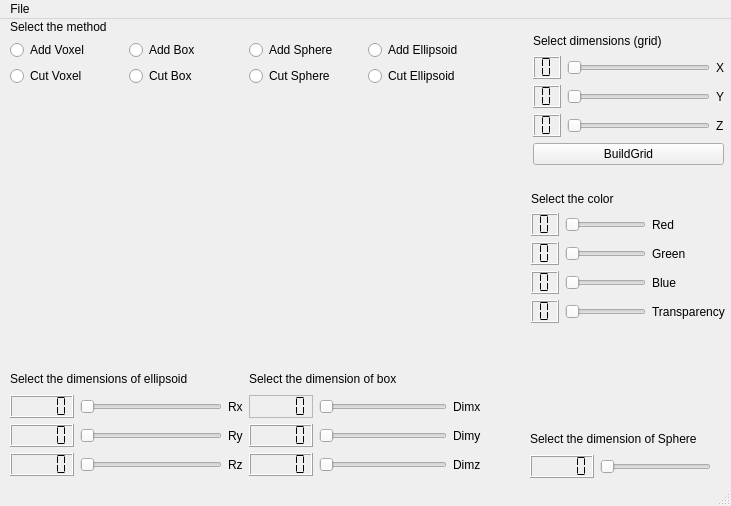
<?xml version="1.0" encoding="UTF-8"?>
<ui version="4.0">
 <class>MainWindow</class>
 <widget class="QMainWindow" name="MainWindow">
  <property name="geometry">
   <rect>
    <x>0</x>
    <y>0</y>
    <width>731</width>
    <height>506</height>
   </rect>
  </property>
  <property name="windowTitle">
   <string>MainWindow</string>
  </property>
  <widget class="QWidget" name="centralwidget">
   <widget class="Plotter" name="widget" native="true">
    <property name="geometry">
     <rect>
      <x>50</x>
      <y>80</y>
      <width>261</width>
      <height>261</height>
     </rect>
    </property>
    <property name="cursor">
     <cursorShape>PointingHandCursor</cursorShape>
    </property>
   </widget>
   <widget class="QWidget" name="layoutWidget">
    <property name="geometry">
     <rect>
      <x>10</x>
      <y>350</y>
      <width>471</width>
      <height>107</height>
     </rect>
    </property>
    <layout class="QGridLayout" name="gridLayout_6" rowminimumheight="0,0">
     <item row="1" column="1">
      <layout class="QGridLayout" name="gridLayout_2">
       <item row="2" column="1">
        <widget class="QSlider" name="horizontalSlider_7">
         <property name="cursor">
          <cursorShape>PointingHandCursor</cursorShape>
         </property>
         <property name="maximum">
          <number>100</number>
         </property>
         <property name="orientation">
          <enum>Qt::Horizontal</enum>
         </property>
        </widget>
       </item>
       <item row="1" column="0">
        <widget class="QLCDNumber" name="lcdNumber_13">
         <property name="cursor">
          <cursorShape>ArrowCursor</cursorShape>
         </property>
         <property name="segmentStyle">
          <enum>QLCDNumber::Flat</enum>
         </property>
        </widget>
       </item>
       <item row="0" column="0">
        <widget class="QLCDNumber" name="lcdNumber_11">
         <property name="cursor">
          <cursorShape>ArrowCursor</cursorShape>
         </property>
         <property name="frameShadow">
          <enum>QFrame::Sunken</enum>
         </property>
         <property name="lineWidth">
          <number>0</number>
         </property>
         <property name="midLineWidth">
          <number>1</number>
         </property>
         <property name="segmentStyle">
          <enum>QLCDNumber::Flat</enum>
         </property>
        </widget>
       </item>
       <item row="2" column="0">
        <widget class="QLCDNumber" name="lcdNumber_12">
         <property name="cursor">
          <cursorShape>ArrowCursor</cursorShape>
         </property>
         <property name="segmentStyle">
          <enum>QLCDNumber::Flat</enum>
         </property>
        </widget>
       </item>
       <item row="0" column="1">
        <widget class="QSlider" name="horizontalSlider_8">
         <property name="cursor">
          <cursorShape>PointingHandCursor</cursorShape>
         </property>
         <property name="maximum">
          <number>100</number>
         </property>
         <property name="orientation">
          <enum>Qt::Horizontal</enum>
         </property>
        </widget>
       </item>
       <item row="1" column="1">
        <widget class="QSlider" name="horizontalSlider_9">
         <property name="cursor">
          <cursorShape>PointingHandCursor</cursorShape>
         </property>
         <property name="maximum">
          <number>100</number>
         </property>
         <property name="orientation">
          <enum>Qt::Horizontal</enum>
         </property>
        </widget>
       </item>
       <item row="0" column="2">
        <widget class="QLabel" name="label_12">
         <property name="text">
          <string>Dimx</string>
         </property>
        </widget>
       </item>
       <item row="1" column="2">
        <widget class="QLabel" name="label_16">
         <property name="text">
          <string>Dimy</string>
         </property>
        </widget>
       </item>
       <item row="2" column="2">
        <widget class="QLabel" name="label_15">
         <property name="text">
          <string>Dimz</string>
         </property>
        </widget>
       </item>
      </layout>
     </item>
     <item row="1" column="0">
      <layout class="QGridLayout" name="gridLayout_3">
       <item row="1" column="0">
        <widget class="QLCDNumber" name="lcdNumber_10">
         <property name="cursor">
          <cursorShape>ArrowCursor</cursorShape>
         </property>
         <property name="segmentStyle">
          <enum>QLCDNumber::Flat</enum>
         </property>
        </widget>
       </item>
       <item row="2" column="0">
        <widget class="QLCDNumber" name="lcdNumber_9">
         <property name="cursor">
          <cursorShape>ArrowCursor</cursorShape>
         </property>
         <property name="segmentStyle">
          <enum>QLCDNumber::Flat</enum>
         </property>
        </widget>
       </item>
       <item row="0" column="1">
        <widget class="QSlider" name="horizontalSlider_11">
         <property name="cursor">
          <cursorShape>PointingHandCursor</cursorShape>
         </property>
         <property name="maximum">
          <number>100</number>
         </property>
         <property name="orientation">
          <enum>Qt::Horizontal</enum>
         </property>
        </widget>
       </item>
       <item row="2" column="1">
        <widget class="QSlider" name="horizontalSlider_13">
         <property name="cursor">
          <cursorShape>PointingHandCursor</cursorShape>
         </property>
         <property name="maximum">
          <number>100</number>
         </property>
         <property name="orientation">
          <enum>Qt::Horizontal</enum>
         </property>
        </widget>
       </item>
       <item row="0" column="0">
        <widget class="QLCDNumber" name="lcdNumber_8">
         <property name="cursor">
          <cursorShape>ArrowCursor</cursorShape>
         </property>
         <property name="segmentStyle">
          <enum>QLCDNumber::Flat</enum>
         </property>
        </widget>
       </item>
       <item row="1" column="1">
        <widget class="QSlider" name="horizontalSlider_12">
         <property name="cursor">
          <cursorShape>PointingHandCursor</cursorShape>
         </property>
         <property name="maximum">
          <number>100</number>
         </property>
         <property name="orientation">
          <enum>Qt::Horizontal</enum>
         </property>
        </widget>
       </item>
       <item row="0" column="2">
        <widget class="QLabel" name="label_7">
         <property name="text">
          <string>Rx</string>
         </property>
        </widget>
       </item>
       <item row="1" column="2">
        <widget class="QLabel" name="label_8">
         <property name="text">
          <string>Ry</string>
         </property>
        </widget>
       </item>
       <item row="2" column="2">
        <widget class="QLabel" name="label_11">
         <property name="text">
          <string>Rz</string>
         </property>
        </widget>
       </item>
      </layout>
     </item>
     <item row="0" column="0">
      <widget class="QLabel" name="label_3">
       <property name="text">
        <string>Select the dimensions of ellipsoid</string>
       </property>
      </widget>
     </item>
     <item row="0" column="1">
      <widget class="QLabel" name="label_4">
       <property name="text">
        <string>Select the dimension of box</string>
       </property>
      </widget>
     </item>
    </layout>
   </widget>
   <widget class="QWidget" name="layoutWidget">
    <property name="geometry">
     <rect>
      <x>530</x>
      <y>410</y>
      <width>181</width>
      <height>49</height>
     </rect>
    </property>
    <layout class="QGridLayout" name="gridLayout_7">
     <item row="1" column="0">
      <layout class="QGridLayout" name="gridLayout_5">
       <item row="0" column="0">
        <widget class="QLCDNumber" name="lcdNumber_14">
         <property name="cursor">
          <cursorShape>ArrowCursor</cursorShape>
         </property>
         <property name="segmentStyle">
          <enum>QLCDNumber::Flat</enum>
         </property>
        </widget>
       </item>
       <item row="0" column="1">
        <widget class="QSlider" name="horizontalSlider_10">
         <property name="cursor">
          <cursorShape>PointingHandCursor</cursorShape>
         </property>
         <property name="maximum">
          <number>100</number>
         </property>
         <property name="orientation">
          <enum>Qt::Horizontal</enum>
         </property>
        </widget>
       </item>
      </layout>
     </item>
     <item row="0" column="0">
      <widget class="QLabel" name="label_2">
       <property name="text">
        <string>Select the dimension of Sphere</string>
       </property>
      </widget>
     </item>
    </layout>
   </widget>
   <widget class="QLabel" name="label_9">
    <property name="geometry">
     <rect>
      <x>260</x>
      <y>460</y>
      <width>13</width>
      <height>23</height>
     </rect>
    </property>
    <property name="text">
     <string>Rx</string>
    </property>
   </widget>
   <widget class="QLabel" name="label_10">
    <property name="geometry">
     <rect>
      <x>240</x>
      <y>460</y>
      <width>13</width>
      <height>23</height>
     </rect>
    </property>
    <property name="text">
     <string>Rx</string>
    </property>
   </widget>
   <widget class="QLabel" name="label_13">
    <property name="geometry">
     <rect>
      <x>250</x>
      <y>459</y>
      <width>13</width>
      <height>23</height>
     </rect>
    </property>
    <property name="text">
     <string>Ry</string>
    </property>
   </widget>
   <widget class="QLabel" name="label_14">
    <property name="geometry">
     <rect>
      <x>250</x>
      <y>488</y>
      <width>13</width>
      <height>23</height>
     </rect>
    </property>
    <property name="text">
     <string>Rz</string>
    </property>
   </widget>
   <widget class="QLabel" name="label_17">
    <property name="geometry">
     <rect>
      <x>480</x>
      <y>458</y>
      <width>13</width>
      <height>23</height>
     </rect>
    </property>
    <property name="text">
     <string>Rz</string>
    </property>
   </widget>
   <widget class="QWidget" name="">
    <property name="geometry">
     <rect>
      <x>10</x>
      <y>0</y>
      <width>471</width>
      <height>67</height>
     </rect>
    </property>
    <layout class="QVBoxLayout" name="verticalLayout_4">
     <item>
      <widget class="QLabel" name="label_6">
       <property name="text">
        <string>Select the method</string>
       </property>
      </widget>
     </item>
     <item>
      <layout class="QVBoxLayout" name="verticalLayout">
       <item>
        <layout class="QHBoxLayout" name="horizontalLayout">
         <item>
          <widget class="QRadioButton" name="RadioButton">
           <property name="text">
            <string>Add Voxel</string>
           </property>
          </widget>
         </item>
         <item>
          <widget class="QRadioButton" name="radioButton_3">
           <property name="text">
            <string>Add Box</string>
           </property>
          </widget>
         </item>
         <item>
          <widget class="QRadioButton" name="radioButton_6">
           <property name="text">
            <string>Add Sphere</string>
           </property>
          </widget>
         </item>
         <item>
          <widget class="QRadioButton" name="radioButton_4">
           <property name="text">
            <string>Add Ellipsoid</string>
           </property>
          </widget>
         </item>
        </layout>
       </item>
       <item>
        <layout class="QHBoxLayout" name="horizontalLayout_2">
         <item>
          <widget class="QRadioButton" name="radioButton_7">
           <property name="text">
            <string>Cut Voxel</string>
           </property>
          </widget>
         </item>
         <item>
          <widget class="QRadioButton" name="radioButton_8">
           <property name="text">
            <string>Cut Box</string>
           </property>
          </widget>
         </item>
         <item>
          <widget class="QRadioButton" name="radioButton_5">
           <property name="text">
            <string>Cut Sphere</string>
           </property>
          </widget>
         </item>
         <item>
          <widget class="QRadioButton" name="radioButton_2">
           <property name="text">
            <string>Cut Ellipsoid</string>
           </property>
          </widget>
         </item>
        </layout>
       </item>
      </layout>
     </item>
    </layout>
   </widget>
   <widget class="QWidget" name="">
    <property name="geometry">
     <rect>
      <x>531</x>
      <y>171</y>
      <width>194</width>
      <height>133</height>
     </rect>
    </property>
    <layout class="QVBoxLayout" name="verticalLayout_2">
     <item>
      <widget class="QLabel" name="label">
       <property name="text">
        <string>Select the color </string>
       </property>
      </widget>
     </item>
     <item>
      <layout class="QGridLayout" name="gridLayout">
       <item row="0" column="0">
        <widget class="QLCDNumber" name="lcdNumber_4">
         <property name="focusPolicy">
          <enum>Qt::NoFocus</enum>
         </property>
         <property name="layoutDirection">
          <enum>Qt::LeftToRight</enum>
         </property>
         <property name="autoFillBackground">
          <bool>true</bool>
         </property>
         <property name="frameShape">
          <enum>QFrame::Box</enum>
         </property>
         <property name="frameShadow">
          <enum>QFrame::Raised</enum>
         </property>
         <property name="lineWidth">
          <number>1</number>
         </property>
         <property name="midLineWidth">
          <number>0</number>
         </property>
         <property name="smallDecimalPoint">
          <bool>false</bool>
         </property>
         <property name="digitCount">
          <number>1</number>
         </property>
         <property name="segmentStyle">
          <enum>QLCDNumber::Flat</enum>
         </property>
        </widget>
       </item>
       <item row="0" column="1">
        <widget class="QSlider" name="horizontalSliderColorRed_4">
         <property name="enabled">
          <bool>true</bool>
         </property>
         <property name="cursor">
          <cursorShape>PointingHandCursor</cursorShape>
         </property>
         <property name="maximum">
          <number>255</number>
         </property>
         <property name="orientation">
          <enum>Qt::Horizontal</enum>
         </property>
        </widget>
       </item>
       <item row="0" column="2">
        <widget class="QLabel" name="label_18">
         <property name="text">
          <string>Red</string>
         </property>
        </widget>
       </item>
       <item row="1" column="0">
        <widget class="QLCDNumber" name="lcdNumber_6">
         <property name="cursor">
          <cursorShape>ArrowCursor</cursorShape>
         </property>
         <property name="digitCount">
          <number>1</number>
         </property>
         <property name="segmentStyle">
          <enum>QLCDNumber::Flat</enum>
         </property>
        </widget>
       </item>
       <item row="1" column="1">
        <widget class="QSlider" name="horizontalSliderColorGreen_5">
         <property name="cursor">
          <cursorShape>PointingHandCursor</cursorShape>
         </property>
         <property name="maximum">
          <number>255</number>
         </property>
         <property name="orientation">
          <enum>Qt::Horizontal</enum>
         </property>
        </widget>
       </item>
       <item row="1" column="2">
        <widget class="QLabel" name="label_19">
         <property name="text">
          <string>Green</string>
         </property>
        </widget>
       </item>
       <item row="2" column="0">
        <widget class="QLCDNumber" name="lcdNumber_5">
         <property name="cursor">
          <cursorShape>ArrowCursor</cursorShape>
         </property>
         <property name="smallDecimalPoint">
          <bool>false</bool>
         </property>
         <property name="digitCount">
          <number>1</number>
         </property>
         <property name="segmentStyle">
          <enum>QLCDNumber::Flat</enum>
         </property>
        </widget>
       </item>
       <item row="2" column="1">
        <widget class="QSlider" name="horizontalSliderColorBlue_6">
         <property name="cursor">
          <cursorShape>PointingHandCursor</cursorShape>
         </property>
         <property name="maximum">
          <number>255</number>
         </property>
         <property name="orientation">
          <enum>Qt::Horizontal</enum>
         </property>
        </widget>
       </item>
       <item row="2" column="2">
        <widget class="QLabel" name="label_20">
         <property name="text">
          <string>Blue</string>
         </property>
        </widget>
       </item>
       <item row="3" column="0">
        <widget class="QLCDNumber" name="lcdNumber_7">
         <property name="cursor">
          <cursorShape>ArrowCursor</cursorShape>
         </property>
         <property name="digitCount">
          <number>1</number>
         </property>
         <property name="segmentStyle">
          <enum>QLCDNumber::Flat</enum>
         </property>
        </widget>
       </item>
       <item row="3" column="1">
        <widget class="QSlider" name="horizontalSliderColorA_7">
         <property name="cursor">
          <cursorShape>PointingHandCursor</cursorShape>
         </property>
         <property name="maximum">
          <number>255</number>
         </property>
         <property name="orientation">
          <enum>Qt::Horizontal</enum>
         </property>
        </widget>
       </item>
       <item row="3" column="2">
        <widget class="QLabel" name="label_21">
         <property name="text">
          <string>Transparency</string>
         </property>
        </widget>
       </item>
      </layout>
     </item>
    </layout>
   </widget>
   <widget class="QWidget" name="">
    <property name="geometry">
     <rect>
      <x>533</x>
      <y>13</y>
      <width>191</width>
      <height>133</height>
     </rect>
    </property>
    <layout class="QVBoxLayout" name="verticalLayout_3">
     <item>
      <widget class="QLabel" name="label_5">
       <property name="text">
        <string>Select dimensions (grid)</string>
       </property>
      </widget>
     </item>
     <item>
      <layout class="QGridLayout" name="gridLayout_4">
       <item row="0" column="0">
        <widget class="QLCDNumber" name="lcdNumber_3">
         <property name="digitCount">
          <number>1</number>
         </property>
         <property name="segmentStyle">
          <enum>QLCDNumber::Flat</enum>
         </property>
        </widget>
       </item>
       <item row="0" column="1">
        <widget class="QSlider" name="horizontalSliderX">
         <property name="cursor">
          <cursorShape>PointingHandCursor</cursorShape>
         </property>
         <property name="maximum">
          <number>100</number>
         </property>
         <property name="orientation">
          <enum>Qt::Horizontal</enum>
         </property>
        </widget>
       </item>
       <item row="0" column="2">
        <widget class="QLabel" name="label_22">
         <property name="text">
          <string>X</string>
         </property>
        </widget>
       </item>
       <item row="1" column="0">
        <widget class="QLCDNumber" name="lcdNumber_2">
         <property name="digitCount">
          <number>1</number>
         </property>
         <property name="segmentStyle">
          <enum>QLCDNumber::Flat</enum>
         </property>
        </widget>
       </item>
       <item row="1" column="1">
        <widget class="QSlider" name="horizontalSliderY">
         <property name="cursor">
          <cursorShape>PointingHandCursor</cursorShape>
         </property>
         <property name="maximum">
          <number>100</number>
         </property>
         <property name="orientation">
          <enum>Qt::Horizontal</enum>
         </property>
        </widget>
       </item>
       <item row="1" column="2">
        <widget class="QLabel" name="label_23">
         <property name="text">
          <string>Y</string>
         </property>
        </widget>
       </item>
       <item row="2" column="0">
        <widget class="QLCDNumber" name="lcdNumber">
         <property name="sizePolicy">
          <sizepolicy hsizetype="Minimum" vsizetype="Minimum">
           <horstretch>0</horstretch>
           <verstretch>0</verstretch>
          </sizepolicy>
         </property>
         <property name="toolTip">
          <string/>
         </property>
         <property name="lineWidth">
          <number>1</number>
         </property>
         <property name="digitCount">
          <number>1</number>
         </property>
         <property name="segmentStyle">
          <enum>QLCDNumber::Flat</enum>
         </property>
         <property name="value" stdset="0">
          <double>0.000000000000000</double>
         </property>
        </widget>
       </item>
       <item row="2" column="1">
        <widget class="QSlider" name="horizontalSlider_3">
         <property name="cursor">
          <cursorShape>PointingHandCursor</cursorShape>
         </property>
         <property name="maximum">
          <number>100</number>
         </property>
         <property name="orientation">
          <enum>Qt::Horizontal</enum>
         </property>
        </widget>
       </item>
       <item row="2" column="2">
        <widget class="QLabel" name="label_24">
         <property name="text">
          <string>Z</string>
         </property>
        </widget>
       </item>
      </layout>
     </item>
     <item>
      <widget class="QPushButton" name="pushButton">
       <property name="text">
        <string>BuildGrid</string>
       </property>
      </widget>
     </item>
    </layout>
   </widget>
  </widget>
  <widget class="QMenuBar" name="menubar">
   <property name="geometry">
    <rect>
     <x>0</x>
     <y>0</y>
     <width>731</width>
     <height>21</height>
    </rect>
   </property>
   <widget class="QMenu" name="menuFile">
    <property name="title">
     <string>File</string>
    </property>
    <addaction name="actionSave"/>
   </widget>
   <addaction name="menuFile"/>
  </widget>
  <widget class="QStatusBar" name="statusbar"/>
  <action name="actionSave">
   <property name="text">
    <string>Save OFF file</string>
   </property>
  </action>
 </widget>
 <customwidgets>
  <customwidget>
   <class>Plotter</class>
   <extends>QWidget</extends>
   <header>plotter.h</header>
   <container>1</container>
   <slots>
    <slot>setX(int)</slot>
    <slot>setY(int)</slot>
    <slot>buildGrid()</slot>
   </slots>
  </customwidget>
 </customwidgets>
 <resources/>
 <connections>
  <connection>
   <sender>horizontalSliderX</sender>
   <signal>valueChanged(int)</signal>
   <receiver>lcdNumber_3</receiver>
   <slot>display(int)</slot>
   <hints>
    <hint type="sourcelabel">
     <x>647</x>
     <y>79</y>
    </hint>
    <hint type="destinationlabel">
     <x>534</x>
     <y>83</y>
    </hint>
   </hints>
  </connection>
  <connection>
   <sender>horizontalSliderY</sender>
   <signal>valueChanged(int)</signal>
   <receiver>lcdNumber_2</receiver>
   <slot>display(int)</slot>
   <hints>
    <hint type="sourcelabel">
     <x>662</x>
     <y>108</y>
    </hint>
    <hint type="destinationlabel">
     <x>534</x>
     <y>112</y>
    </hint>
   </hints>
  </connection>
  <connection>
   <sender>horizontalSlider_3</sender>
   <signal>valueChanged(int)</signal>
   <receiver>lcdNumber</receiver>
   <slot>display(int)</slot>
   <hints>
    <hint type="sourcelabel">
     <x>669</x>
     <y>137</y>
    </hint>
    <hint type="destinationlabel">
     <x>534</x>
     <y>141</y>
    </hint>
   </hints>
  </connection>
  <connection>
   <sender>horizontalSliderColorRed_4</sender>
   <signal>valueChanged(int)</signal>
   <receiver>lcdNumber_4</receiver>
   <slot>display(int)</slot>
   <hints>
    <hint type="sourcelabel">
     <x>638</x>
     <y>238</y>
    </hint>
    <hint type="destinationlabel">
     <x>532</x>
     <y>242</y>
    </hint>
   </hints>
  </connection>
  <connection>
   <sender>horizontalSliderColorGreen_5</sender>
   <signal>valueChanged(int)</signal>
   <receiver>lcdNumber_6</receiver>
   <slot>display(int)</slot>
   <hints>
    <hint type="sourcelabel">
     <x>632</x>
     <y>267</y>
    </hint>
    <hint type="destinationlabel">
     <x>532</x>
     <y>271</y>
    </hint>
   </hints>
  </connection>
  <connection>
   <sender>horizontalSliderColorBlue_6</sender>
   <signal>valueChanged(int)</signal>
   <receiver>lcdNumber_5</receiver>
   <slot>display(int)</slot>
   <hints>
    <hint type="sourcelabel">
     <x>658</x>
     <y>296</y>
    </hint>
    <hint type="destinationlabel">
     <x>532</x>
     <y>300</y>
    </hint>
   </hints>
  </connection>
  <connection>
   <sender>horizontalSliderColorA_7</sender>
   <signal>valueChanged(int)</signal>
   <receiver>lcdNumber_7</receiver>
   <slot>display(int)</slot>
   <hints>
    <hint type="sourcelabel">
     <x>640</x>
     <y>325</y>
    </hint>
    <hint type="destinationlabel">
     <x>532</x>
     <y>329</y>
    </hint>
   </hints>
  </connection>
  <connection>
   <sender>horizontalSlider_8</sender>
   <signal>valueChanged(int)</signal>
   <receiver>lcdNumber_11</receiver>
   <slot>display(int)</slot>
   <hints>
    <hint type="sourcelabel">
     <x>478</x>
     <y>413</y>
    </hint>
    <hint type="destinationlabel">
     <x>313</x>
     <y>417</y>
    </hint>
   </hints>
  </connection>
  <connection>
   <sender>horizontalSlider_9</sender>
   <signal>valueChanged(int)</signal>
   <receiver>lcdNumber_13</receiver>
   <slot>display(int)</slot>
   <hints>
    <hint type="sourcelabel">
     <x>478</x>
     <y>442</y>
    </hint>
    <hint type="destinationlabel">
     <x>313</x>
     <y>446</y>
    </hint>
   </hints>
  </connection>
  <connection>
   <sender>horizontalSlider_7</sender>
   <signal>valueChanged(int)</signal>
   <receiver>lcdNumber_12</receiver>
   <slot>display(int)</slot>
   <hints>
    <hint type="sourcelabel">
     <x>478</x>
     <y>471</y>
    </hint>
    <hint type="destinationlabel">
     <x>280</x>
     <y>455</y>
    </hint>
   </hints>
  </connection>
  <connection>
   <sender>horizontalSlider_11</sender>
   <signal>valueChanged(int)</signal>
   <receiver>lcdNumber_8</receiver>
   <slot>display(int)</slot>
   <hints>
    <hint type="sourcelabel">
     <x>221</x>
     <y>413</y>
    </hint>
    <hint type="destinationlabel">
     <x>69</x>
     <y>395</y>
    </hint>
   </hints>
  </connection>
  <connection>
   <sender>horizontalSlider_12</sender>
   <signal>valueChanged(int)</signal>
   <receiver>lcdNumber_10</receiver>
   <slot>display(int)</slot>
   <hints>
    <hint type="sourcelabel">
     <x>185</x>
     <y>442</y>
    </hint>
    <hint type="destinationlabel">
     <x>61</x>
     <y>427</y>
    </hint>
   </hints>
  </connection>
  <connection>
   <sender>horizontalSlider_13</sender>
   <signal>valueChanged(int)</signal>
   <receiver>lcdNumber_9</receiver>
   <slot>display(int)</slot>
   <hints>
    <hint type="sourcelabel">
     <x>122</x>
     <y>457</y>
    </hint>
    <hint type="destinationlabel">
     <x>54</x>
     <y>456</y>
    </hint>
   </hints>
  </connection>
  <connection>
   <sender>horizontalSlider_10</sender>
   <signal>valueChanged(int)</signal>
   <receiver>lcdNumber_14</receiver>
   <slot>display(int)</slot>
   <hints>
    <hint type="sourcelabel">
     <x>649</x>
     <y>473</y>
    </hint>
    <hint type="destinationlabel">
     <x>532</x>
     <y>477</y>
    </hint>
   </hints>
  </connection>
  <connection>
   <sender>horizontalSliderX</sender>
   <signal>valueChanged(int)</signal>
   <receiver>widget</receiver>
   <slot>setX(int)</slot>
   <hints>
    <hint type="sourcelabel">
     <x>623</x>
     <y>75</y>
    </hint>
    <hint type="destinationlabel">
     <x>297</x>
     <y>118</y>
    </hint>
   </hints>
  </connection>
  <connection>
   <sender>horizontalSliderY</sender>
   <signal>valueChanged(int)</signal>
   <receiver>widget</receiver>
   <slot>setY(int)</slot>
   <hints>
    <hint type="sourcelabel">
     <x>628</x>
     <y>101</y>
    </hint>
    <hint type="destinationlabel">
     <x>301</x>
     <y>148</y>
    </hint>
   </hints>
  </connection>
  <connection>
   <sender>pushButton</sender>
   <signal>clicked()</signal>
   <receiver>widget</receiver>
   <slot>buildGrid()</slot>
   <hints>
    <hint type="sourcelabel">
     <x>611</x>
     <y>157</y>
    </hint>
    <hint type="destinationlabel">
     <x>289</x>
     <y>197</y>
    </hint>
   </hints>
  </connection>
 </connections>
 <slots>
  <slot>buildGrid()</slot>
 </slots>
</ui>
